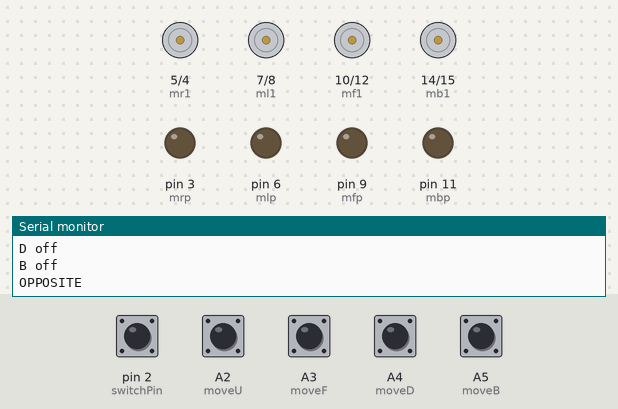
The sketch below on a simulated Arduino Uno, built with avr-gcc and run on an emulated ATmega328P. Shown: motor-driver pin pairs drawn as motors (green arrow = first pin HIGH = forward, orange = second pin HIGH = backward, longer = more drive), output pins drawn as LEDs (lit = HIGH), the last lines printed to the serial monitor. Inputs (shaded band) come from the test bench; at power-on: A2 (moveU), A3 (moveF), A4 (moveD), A5 (moveB), pin 2 (switchPin) HIGH.

Above: at 1.2 s.
1.3 s: pin 2 (switchPin) pulled LOW for 0.15 s
At 1.44 s:
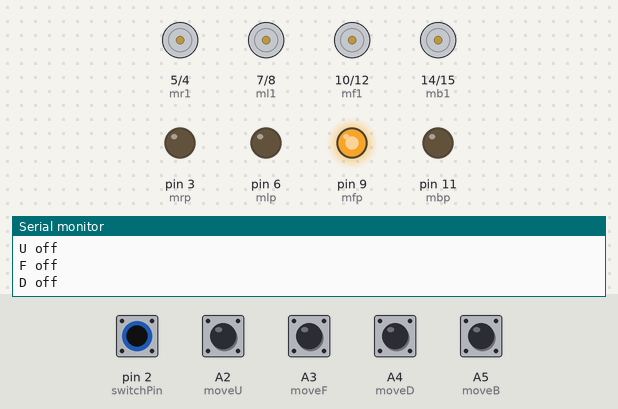
3.0 s: A2 (moveU) pulled LOW for 0.15 s
At 3.1 s:
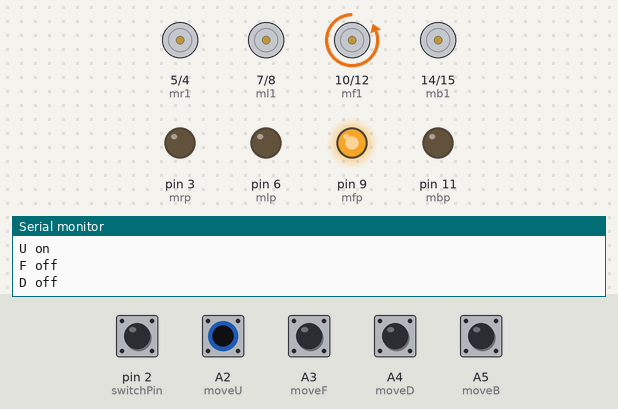
4.6 s: A3 (moveF) pulled LOW for 0.15 s
At 4.72 s:
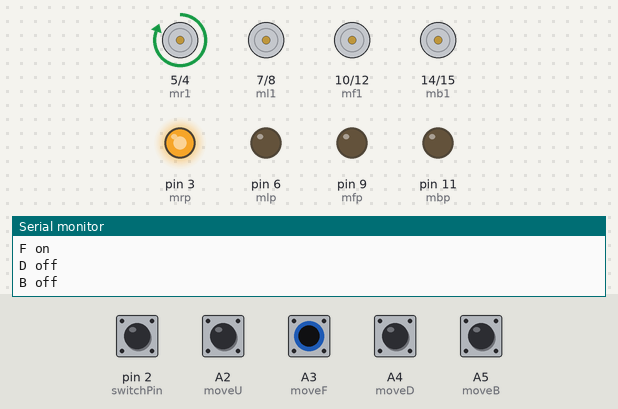
6.2 s: A4 (moveD) pulled LOW for 0.15 s
At 6.33 s:
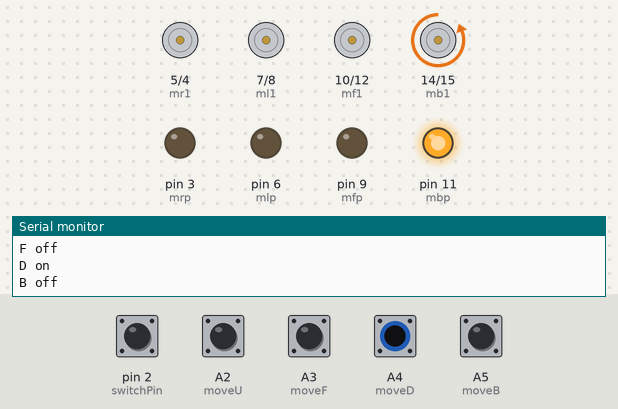
7.9 s: A5 (moveB) pulled LOW for 0.15 s
At 8.0 s:
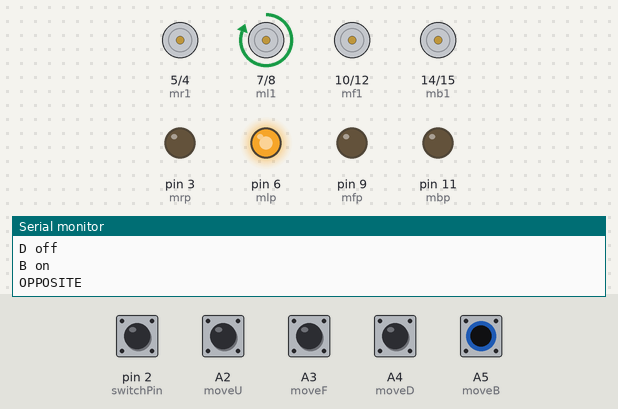
9.5 s: pin 2 (switchPin) pulled LOW for 0.15 s
At 11.1 s:
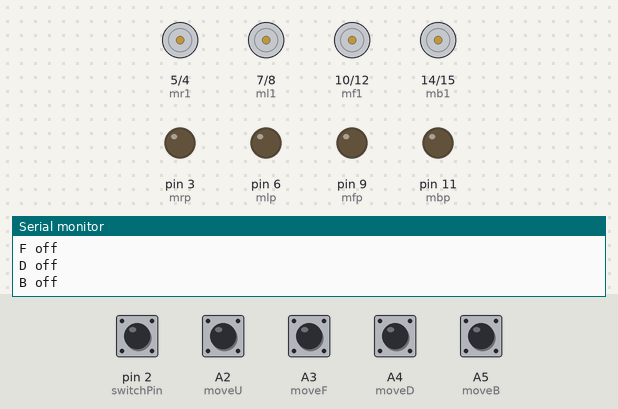
Timing chart, 0 to 12.6 s (numbered marks = the images above; inputs shaded):
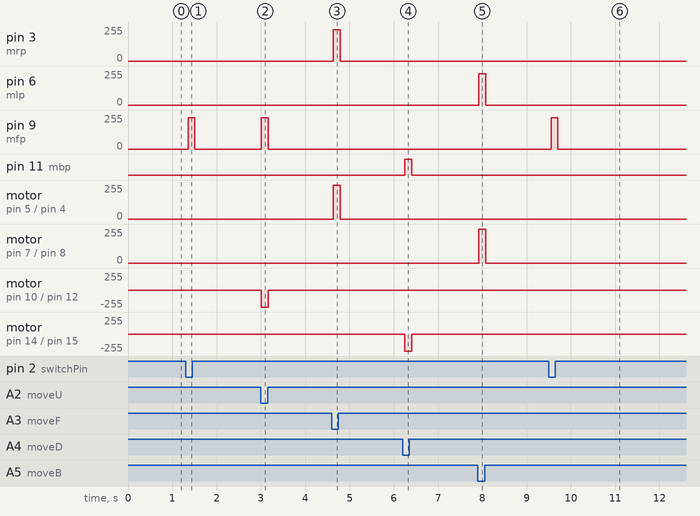

Measured:
- after the input at 1.3 s, pin 9 (mfp): 0/255 → 235/255 after 0.06 s, → 0/255 0.15 s later
- after the input at 3.0 s, pin 9 (mfp): 0/255 → 235/255 at once, → 0/255 0.15 s later; motor on pin 10 (mf1) / pin 12 (mf2): stopped → backward 255/255 at once, → stopped 0.15 s later
- after the input at 4.6 s, pin 3 (mrp): 0/255 → 235/255 at once, → 0/255 0.15 s later; motor on pin 5 (mr1) / pin 4 (mr2): stopped → forward 255/255 at once, → stopped 0.15 s later
- after the input at 6.2 s, pin 11 (mbp): LOW → HIGH after 0.05 s, → LOW 0.15 s later; motor on pin 14 (mb1) / pin 15 (mb2): stopped → backward 255/255 after 0.05 s, → stopped 0.15 s later
- after the input at 7.9 s, pin 6 (mlp): 0/255 → 235/255 at once, → 0/255 0.15 s later; motor on pin 7 (ml1) / pin 8 (ml2): stopped → forward 255/255 at once, → stopped 0.15 s later
- after the input at 9.5 s, pin 9 (mfp): 0/255 → 235/255 after 0.05 s, → 0/255 0.15 s later

The sketch:

Arduino_code.ino
```cpp
# define switchPin 2

# define moveU A2
# define moveF A3
# define moveD A4
# define moveB A5
# define mfp 9
# define mf1 10
# define mf2 12
# define mbp 11
# define mb1 14
# define mb2 15
# define mrp 3
# define mr1 5
# define mr2 4
# define mlp 6
# define ml1 7
# define ml2 8
# define value 235

void setup() {
  Serial.begin(9600);
  pinMode(switchPin, INPUT_PULLUP);
  pinMode(moveU, INPUT_PULLUP);
  pinMode(moveF, INPUT_PULLUP);
  pinMode(moveD, INPUT_PULLUP);
  pinMode(moveB, INPUT_PULLUP);
  pinMode(mfp,OUTPUT);
  pinMode(mf1,OUTPUT);
  pinMode(mf2,OUTPUT);
  pinMode(mbp,OUTPUT);
  pinMode(mb1,OUTPUT);
  pinMode(mb2,OUTPUT);
  pinMode(mrp,OUTPUT);
  pinMode(mr1,OUTPUT);
  pinMode(mr2,OUTPUT);
  pinMode(mlp,OUTPUT);
  pinMode(ml1,OUTPUT);
  pinMode(ml2,OUTPUT);
}

void loop() {
  //delay(1000);
  if(digitalRead(switchPin)==LOW)
  {
    Serial.println("NORMAL");
    if(digitalRead(moveU)==LOW)

  {
    Serial.println("U on   ");
    digitalWrite(mf1,HIGH);
    digitalWrite(mf2,LOW);
    analogWrite(mfp,value);
  }
  else
  {
    Serial.println("U off   ");
    digitalWrite(mf1,LOW);
    digitalWrite(mf2,LOW);
    analogWrite(mfp,value);
  }
   if(digitalRead(moveF)==LOW)
  {
    Serial.println("F on   ");
    digitalWrite(mr2,HIGH);
    digitalWrite(mr1,LOW);
    analogWrite(mrp,value);
  }
  else
  {
    Serial.println("F off   ");
    digitalWrite(mr1,LOW);
    digitalWrite(mr2,LOW);
    analogWrite(mrp,0);
  }
   if(digitalRead(moveD)==LOW)
  {
    Serial.println("D on   ");
    digitalWrite(mb1,HIGH);
    digitalWrite(mb2,LOW);
    analogWrite(mbp,value);
  }
  else
  {
    Serial.println("D off   ");
    digitalWrite(mb1,LOW);
    digitalWrite(mb2,LOW);
    analogWrite(mbp,0);
  }
   if(digitalRead(moveB)==LOW)
  {
    Serial.println("B on   ");
    digitalWrite(ml2,HIGH);
    digitalWrite(ml1,LOW);
    analogWrite(mlp,value);
  }
  else
  {
    Serial.println("B off   ");
    digitalWrite(ml1,LOW);
    digitalWrite(ml2,LOW);
    analogWrite(mlp,0);
  }
  }
  else
  {
      Serial.println("OPPOSITE");
      if(digitalRead(moveU)==LOW)

  {
    Serial.println("U on   ");
    digitalWrite(mf2,HIGH);
    digitalWrite(mf1,LOW);
    analogWrite(mfp,value);
  }
  else
  {
    Serial.println("U off   ");
    digitalWrite(mf1,LOW);
    digitalWrite(mf2,LOW);
    analogWrite(mfp,0);
  }
   if(digitalRead(moveF)==LOW)
  {
    Serial.println("F on   ");
    digitalWrite(mr1,HIGH);
    digitalWrite(mr2,LOW);
    analogWrite(mrp,value);
  }
  else
  {
    Serial.println("F off   ");
    digitalWrite(mr1,LOW);
    digitalWrite(mr2,LOW);
    analogWrite(mrp,0);
  }
   if(digitalRead(moveD)==LOW)
  {
    Serial.println("D on   ");
    digitalWrite(mb2,HIGH);
    digitalWrite(mb1,LOW);
    analogWrite(mbp,255);
  }
  else
  {
    Serial.println("D off   ");
    digitalWrite(mb1,LOW);
    digitalWrite(mb2,LOW);
    analogWrite(mbp,0);
  }
   if(digitalRead(moveB)==LOW)
  {
    Serial.println("B on   ");
    digitalWrite(ml1,HIGH);
    digitalWrite(ml2,LOW);
    analogWrite(mlp,value);
  }
  else
  {
    Serial.println("B off   ");
    digitalWrite(ml1,LOW);
    digitalWrite(ml2,LOW);
    analogWrite(mlp,0);
  }
  }
}
```
